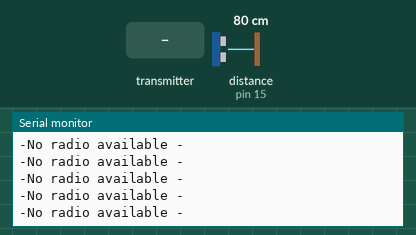
The sketch below on a simulated Arduino Uno, built with avr-gcc and run on an emulated ATmega328P. Parts: the last lines printed to the serial monitor. The test bench sets the inputs (shaded band); at power-on: distance to the obstacle (sensor on pin 15) 80 cm. The echo pulse lasts 58.3 µs per cm; no radio packets arrive unless stated.

Above: at 1.2 s.
1.3 s: the transmitter starts sending instructions.0 = 0
2.9 s: the transmitter starts sending instructions.1 = 256
At 3.5 s:
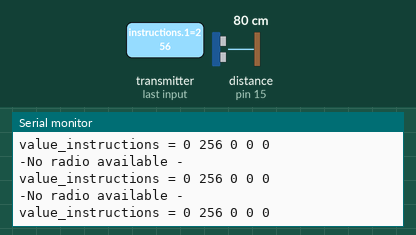
5.9 s: the transmitter starts sending instructions.2 = 256
At 6.9 s:
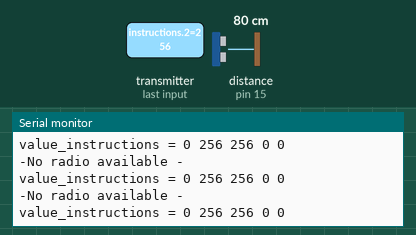
8.9 s: the transmitter starts sending instructions.3 = 256
11.9 s: distance to the obstacle (sensor on pin 15) set to 250 cm
At 12.4 s:
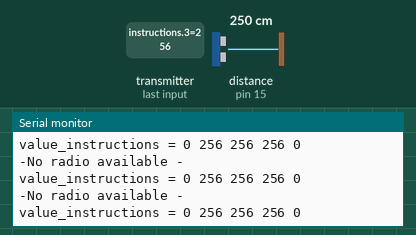
14.9 s: the transmitter starts sending instructions.4 = 256
At 15.08 s:
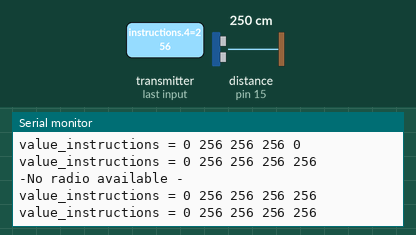

The sketch:

Ardunio2__on_car.ino
```cpp
// For Arduino attached to car
// received instructions from wireless transceiver and changed motor speeds (not included)
// transmitted distance values back to second Arduino via Acknowledge packets.

/*-----( Import needed libraries )-----*/
#include <SPI.h>
#include <nRF24L01.h>
#include <RF24.h>
// ultrasound
#include <NewPing.h>

/*-----( Declare Constants and Pin Numbers )-----*/
#define CE_PIN   3
#define CSN_PIN 4

// ultrasound
#define TRIG_PIN 14
#define ECHO_PIN 15
#define MAX_DISTANCE 200 // units: cm so 2m

// NOTE: the "LL" at the end of the constant is "LongLong" type
const uint64_t pipe_toboard = 0xE8E8F0F0E1LL; // Define the transmit pipe
const uint64_t pipe_tocar = 0xE8E8F0F0F0LL; // Define the transmit pipe

/*-----( Declare objects )-----*/
RF24 radio(CE_PIN, CSN_PIN); // Create a Radio
// ultrasound
NewPing DistanceSensor(TRIG_PIN, ECHO_PIN, MAX_DISTANCE);

/*-----( Declare Variables )-----*/
unsigned int instructions[5]; // recieving instructions
unsigned int cm;

void setup()   /****** SETUP: RUNS ONCE ******/
{
  Serial.begin(9600);
  radio.begin();
  radio.setPayloadSize(16);
  radio.setDataRate(RF24_250KBPS);
  radio.enableAckPayload();
  radio.enableDynamicPayloads();

  radio.openReadingPipe(1,pipe_tocar);
  radio.openWritingPipe(pipe_toboard);
}//--(end setup )---

void loop()   /****** LOOP: RUNS CONSTANTLY ******/
{
  cm = DistanceSensor.ping_cm();

  // -- reading:
  radio.startListening();
  bool done = false;

  while (!done) {
     cm = DistanceSensor.ping_cm();
     if (cm <=20) {
     } else {
       cm = 0;
     }
     radio.writeAckPayload( 1, &cm, sizeof(cm) );

    if ( radio.available() )
    {
      // Read the data payload until we've received everything
      while (!done)
      {
        // Fetch the data payload
        done = radio.read(instructions,sizeof(instructions));
        if (done) {
          Serial.print("value_instructions = ");
          Serial.print(instructions[0]);
          Serial.print(" ");
          Serial.print(instructions[1]);
          Serial.print(" ");
          Serial.print(instructions[2]);
          Serial.print(" ");
          Serial.print(instructions[3]);
          Serial.print(" ");
          Serial.println(instructions[4]);
        }
      }
    }
    else {
       Serial.println("-No radio available -");
    }
  }

  if (done){
    // instruction decoding
  }

}//--(end main loop )---
```

Measured:
- after the input at 2.9 s, the serial monitor: prints a new line after 0.06 s (image 1)
- after the input at 5.9 s, the serial monitor: prints a new line after 0.06 s (image 2)
- after the input at 14.9 s, the serial monitor: prints a new line after 0.05 s (image 4)
